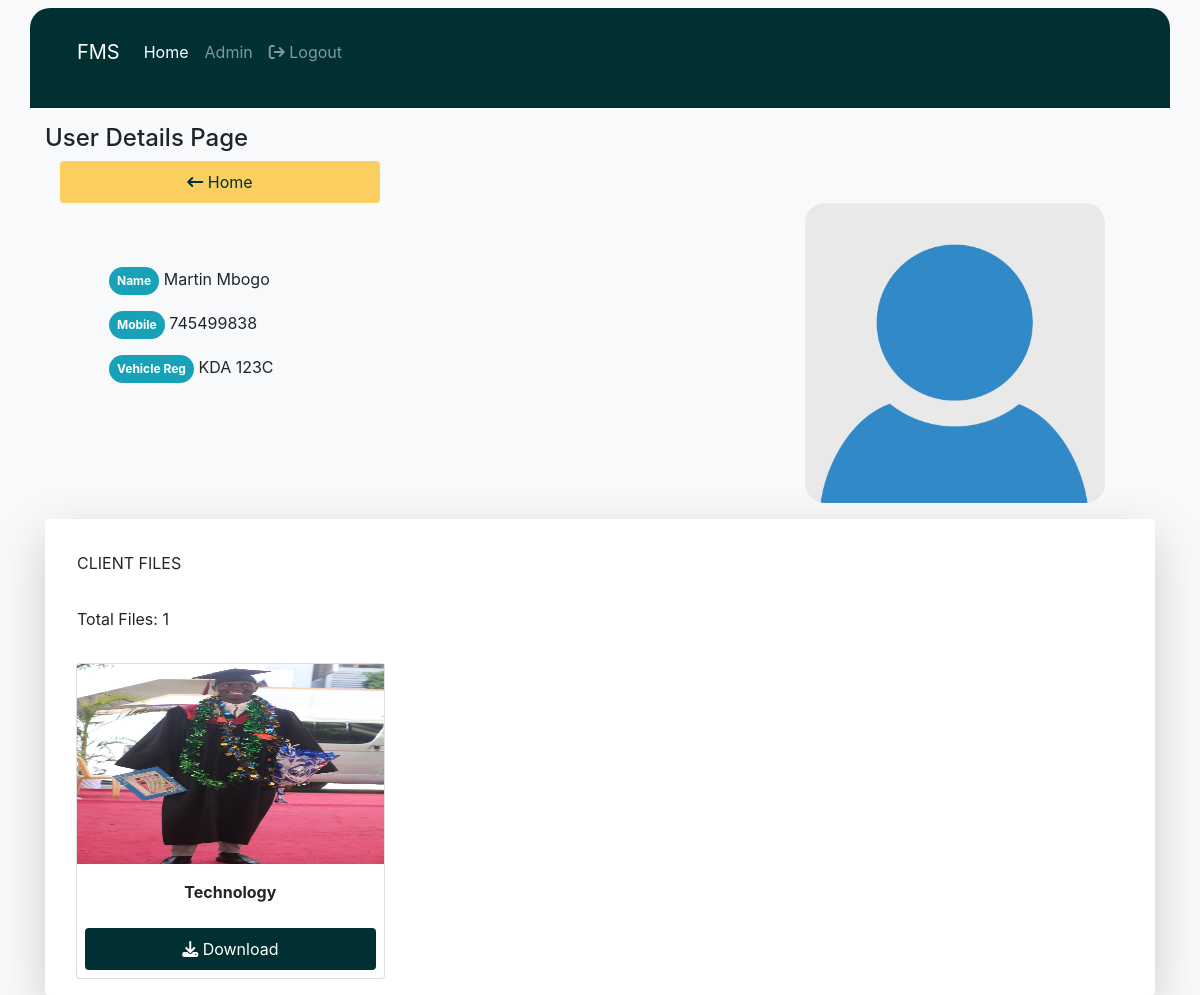
/client/1/ (signed in), run on the app's committed database.
### uploads/models.py (models this page shows, shortened)
class Client(models.Model):
    name = models.CharField(max_length=255, unique=True)
    mobile= models.IntegerField(max_length =12, unique=True)
    veh_reg = models.CharField(max_length=20,unique=True)
    profile_pic = models.FileField(default='profile_imgs/default.png',upload_to='profile_imgs/')

class File(models.Model):
    client = models.ForeignKey(Client,on_delete=models.CASCADE,related_name='file')
    name = models.CharField(max_length=255,blank=False)
    file = models.FileField(upload_to='files/',blank=False)

### uploads/views.py (the view)
# urls.py: path('client/<int:pk>/',views.ClientDetail, name='detail' ),
@login_required
def ClientDetail(request, pk):
    client = Client.objects.get(id=pk)
    files = File.objects.filter(client=client)
    total_files = files.count()
    context = {
        'client': client,
        'files': files,
        'total_files':total_files
    }
    return render(request, 'uploads/details.html', context)

### templates/uploads/details.html (shortened to what this page needs)
{% extends 'uploads/base.html' %}
{% load static %}
{% block content %}
<head>
    <link rel="stylesheet" href="{% static 'uploads/styles.css' %} ">
    <link rel="stylesheet" href="https://cdnjs.cloudflare.com/ajax/libs/font-awesome/4.7.0/css/font-awesome.min.css">
    <link rel="stylesheet" href="https://stackpath.bootstrapcdn.com/bootstrap/4.5.0/css/bootstrap.min.css">
    <link rel="stylesheet" href="https://cdnjs.cloudflare.com/ajax/libs/font-awesome/6.5.1/css/all.min.css" />
</head>
<div class="container-fluid">
    <div class="navigation p-3">
        <nav class="navbar navbar-expand-lg navbar-dark bg-custom ">
            <div class="container-fluid">
                <a class="navbar-brand" href="{% url 'home' %}">FMS</a>
                <div class="collapse navbar-collapse mr-0" id="navbarSupportedContent">
                    <ul class="navbar-nav mr-0 mb-2 mb-lg-0">
                        <li class="nav-item">
                            <a class="nav-link active" aria-current="page" href="{% url 'home' %}">Home</a>
                        </li>
                        {% if user.is_staff %}
                      <li class="nav-item">
                        <a class="nav-link" href="/admin">Admin</a>
                      </li>
                      {% endif %}
                      {% if user.is_authenticated%}
                      <li class="nav-item">
                        <a class="nav-link" href="{% url 'logout' %}"><i class="fa fa-sign-out"></i> Logout</a>
                      </li>
                     {% endif %}
                    </ul>
                </div>
            </div>
        </nav>
    </div>
    <div class="container">
        <div class="row mt-3 ">
            <div class="col-md-4">
                <h4>User Details Page</h4>
                <div class="container">
                    <a href="{% url 'home'%}" class="nav-link btn btn-custom"><i class="fa fa-long-arrow-left" aria-hidden="true"></i> Home</a>
                </div>
            </div>
            <div class="col-md-4 "></div>
            <div class="col-md-4">
            </div>
        </div>
        <div class="row prof-dets">
            <div class="col-md-8 ">
                <div class="text-justify p-5 m-3">
                    <p><span class="badge badge-pill badge-info  p-2">Name </span> {{client.name}}</p>
                    <p><span class="badge badge-pill badge-info  p-2">Mobile </span> {{client.mobile}}</p>
                    <p><span class="badge badge-pill badge-info  p-2">Vehicle Reg </span> {{client.veh_reg}}</p>
                </div>
            </div>
            <div class="col-md-4 ">
                <img class="dets-profile" src="{{client.profile_pic.url}}" alt="">
            </div>
        </div>
        <div class=" bg-white  shadow-lg rounded p-2 container-fluid feedback mt-3 ">
            <p class="fw-bold p-2 m-3">CLIENT FILES</P>
            <p class="fw-bold p-2 m-3">Total Files: {{ total_files }}</p>
                    <div class="row container-fluid">
                        {% for file in client.file.all %}
                        <div class="col-md-4 client-files">
                            <div class="card shadow-md  m-2">
                                {% if ".docx" in file.file.url %}
                                <a href="{{file.file.url}}">
                                     <img class="img-responsive img-fluid h-50" src="https://play-lh.googleusercontent.com/gFABK_HVIVlHT1MhKw7q8YlQkdsJrdev7xtyHmbQHLiT9cjLUPSl4bTe0CsqMzI-69Y" alt="">
                                </a>
                                {% elif ".doc" in file.file.url %}
                                <a href="{{file.file.url}}">
                                     <img class="img-responsive img-fluid h-50" src="https://play-lh.googleusercontent.com/gFABK_HVIVlHT1MhKw7q8YlQkdsJrdev7xtyHmbQHLiT9cjLUPSl4bTe0CsqMzI-69Y" alt="">
                                </a>
                                {% elif ".csv" in file.file.url  %}
                                <a href="{{file.file.url}}">
                                <img class="img-responsive img-fluid h-50" src="https://static.vecteezy.com/system/resources/previews/000/376/777/original/csv-vector-icon.jpg" alt="">
                                </a>
                                {% elif ".xlsx" in file.file.url  %}
                                <a href="{{file.file.url}}">
                                <img class="img-responsive img-fluid" src="https://play-lh.googleusercontent.com/37EzETO6gZyKmCg2kBIFX1e9gkubxZrVa5fHJ6yOaa7VvEShHjKv2RdtwnZt9Sk258s" alt="">
                                </a>
                                {% elif ".jpg" in file.file.url  %}
                                <a href="{{file.file.url}}">
                                     <img class="img-responsive img-fluid h-50" src="{{file.file.url}}" alt="">
                                </a>
                                {% elif ".png" in file.file.url  %}
                                <a href="{{file.file.url}}">
                                    <img class=" img-responsive img-fluid h-50" src="{{file.file.url}}" alt="">
                                </a>
                                {% else %}
                                <a href="{{file.file.url}}">
                                <img class="img-responsive img-fluid h-50 " src="https://play-lh.googleusercontent.com/9XKD5S7rwQ6FiPXSyp9SzLXfIue88ntf9sJ9K250IuHTL7pmn2-ZB0sngAX4A2Bw4w" alt="">
                                </a>
                                {% endif %}
                                <p class="font-weight-bold text-center m-3">{{ file.name }}</p>
                                <a href="{{file.file.url}}" class="btn btn-green m-2 p-2 text-center" ><i class="fa-solid fa-download"></i> Download</a>
                            </div>
                        </div>
                        {% empty%}
                        <div class="text-center m-2 p-2">
                            <p>No files for this client Yet !!!.</p>
                        </div>
                        {% endfor%}
                    </div>
            </div>
    </div>
</div>
{% endblock content%}

### static/uploads/styles.css (style rules this page uses)
.navigation { background-color: #003032 ; color:white; border-top-left-radius:20px; border-top-right-radius: 20px; min-height: 100px; }
.btn-custom { background-color: #fbce60 !important; color: #003032 !important; }
.btn-green { color: white !important; background: #003032 !important; }
.bg-custom { background-color: #003032 !important; color: white !important; }
.dets-profile { height: 300px; width: 300px; border-radius: 20px; }
.client-files .card img { height: 200px !important; width: 100% !important; }

### data on the page
Client: name "Martin Mbogo", mobile "745499838", veh_reg "KDA 123C", profile_pic (placeholder picture)
File: file (picture), name "Technology"

### other printed values
{{ total_files }} "1"
